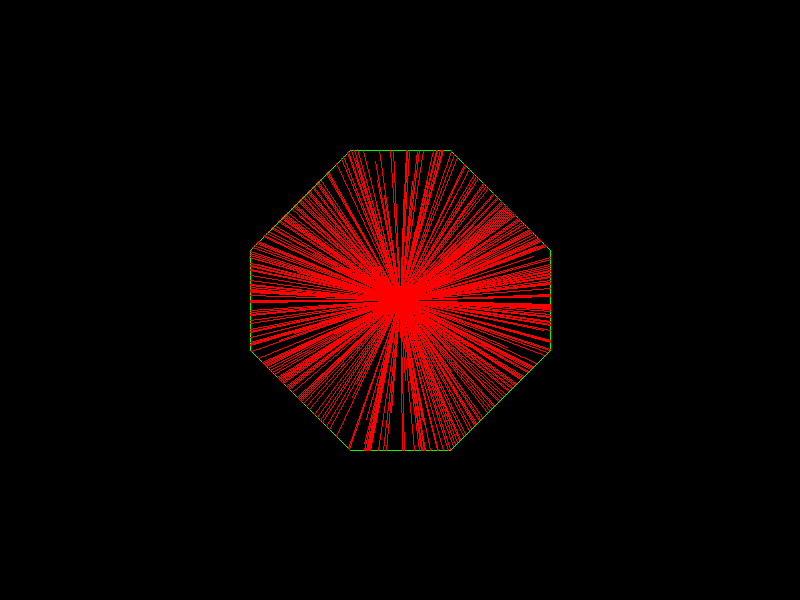

Recreate this plot in Python.
from PIL import Image
from random import randint
from Bresenham import draw_line, draw

class point2:
	def __init__(self, x, y):
		self.x = x
		self.y = y

class polygon:
	def __init__(self, vertexes):
		self.vertexes = vertexes

	def cyruse_beck(self, a, b):
		normal = lambda p1, p2: point2(- (p1.y - p2.y), - (p2.x - p1.x))
		direction = lambda p1, p2: point2(p2.x - p1.x, p2.y - p1.y)
		scalar = lambda p1, p2: p1.x * p2.x + p1.y * p2.y
		
		t_begin = 0
		t_end = 1
		ab_vec = direction(a, b)

		new_a = point2(a.x, a.y)
		new_b = point2(b.x, b.y)
		for i in range(len(vertexes)):
			p1 = vertexes[i]
			p2 = vertexes[(i + 1) % len(vertexes)]
			p12_vec = direction(p1, p2)
			p12_norm = normal(p1, p2)

			p1a = direction(p1, a)

			scalar_abn = scalar(ab_vec, p12_norm)
			scalar_p1an = scalar(p1a, p12_norm)

			if scalar_abn == 0:
				if scalar_p1an > 0:
					return None, None
				else:
					return new_a, new_b
			elif scalar_abn > 0:
				t =  -  scalar_p1an / scalar_abn
				if t > t_end:
					continue
				t_begin = max(t_begin, t)
			elif scalar_abn < 0:
				t =   - scalar_p1an / scalar_abn
				if t < t_begin:
					continue
				t_end = min(t_end, t)

		if t_end > t_begin:
			if t_begin > 0:
				new_a.x = int(a.x + t_begin * ab_vec.x)
				new_a.y = int(a.y + t_begin * ab_vec.y)
			if t_end < 1:
				new_b.x = int(a.x + t_end * ab_vec.x)
				new_b.y = int(a.y + t_end * ab_vec.y)
		else:
			return None, None

		return new_a, new_b

if __name__ == '__main__':
	vertexes = [
		point2(250, 250),
		point2(250, 350),
	 	point2(350, 450),
	 	point2(450, 450),
	 	point2(550, 350),
	 	point2(550, 250),
	 	point2(450, 150),
	 	point2(350, 150)
	]

	
	center = point2(400, 300)
	segment = polygon(vertexes)
	pol_points = []

	with Image.open('CyrusBeck.png') as im:
		im.paste((0, 0, 0), (0, 0, im.size[0], im.size[1]))

		for i in range(len(vertexes)):
			pol_points += draw_line(vertexes[i].x, vertexes[i].y,
									vertexes[(i + 1) % len(vertexes)].x,
									vertexes[(i + 1) % len(vertexes)].y)
		draw(im, pol_points, (0, 255, 0))

		for i in range(500):
			b = point2(randint(0, 799), randint(0, 599))
			a, b = segment.cyruse_beck(center, b)
			if a is not None and b is not None:
				line_points = draw_line(a.x, a.y, b.x, b.y)
				draw(im, line_points, (255, 0, 0))

		im.save('CyrusBeck.png')